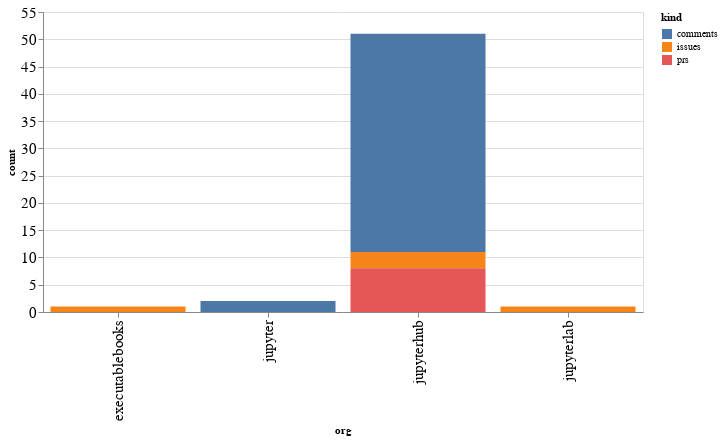

Notebook cell for this chart:
### Code cell
alt.Chart(org_summaries, width=600).mark_bar().encode(
    x='org',
    y='count',
    color='kind',
    tooltip="org"
)

### Figure 1 — Vega-Lite specification as saved in the notebook (floating-point values rounded to 4 significant figures)
{"config": {"axisLeft": {"labelFontSize": 15}, "axisBottom": {"labelFontSize": 15}}, "data": {"name": "data-64aacce87dfc8a34ca5303e0ddf2d8b2"}, "mark": "bar", "encoding": {"color": {"type": "nominal", "field": "kind"}, "tooltip": {"type": "nominal", "field": "org"}, "x": {"type": "nominal", "field": "org"}, "y": {"type": "quantitative", "field": "count"}}, "width": 600, "$schema": "https://vega.github.io/schema/vega-lite/v4.8.1.json", "datasets": {"data-64aacce87dfc8a34ca5303e0ddf2d8b2": [{"org": "executablebooks", "kind": "issues", "count": 1}, {"org": "jupyter", "kind": "comments", "count": 2}, {"org": "jupyterhub", "kind": "comments", "count": 40}, {"org": "jupyterhub", "kind": "issues", "count": 3}, {"org": "jupyterhub", "kind": "prs", "count": 8}, {"org": "jupyterlab", "kind": "issues", "count": 1}]}}
